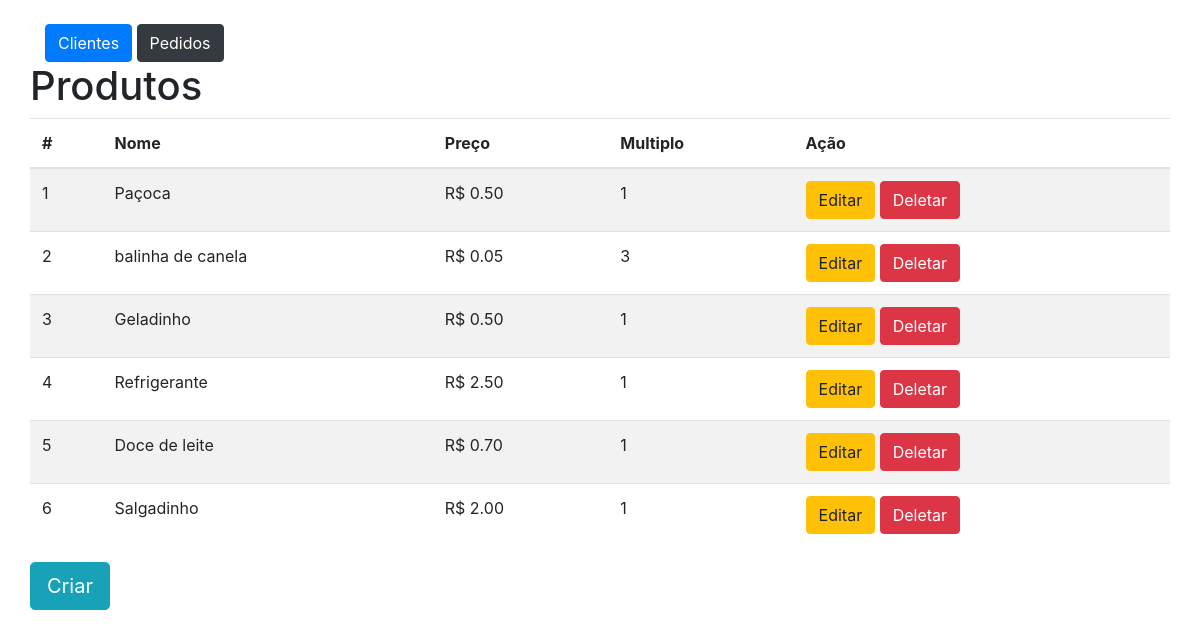
/produtospage, run on the app's committed database.
### core/models.py (models this page shows, shortened)
class Produto(models.Model):
    nome = models.CharField(max_length=100)
    preco = models.DecimalField('Preço Unitário', max_digits=8, decimal_places=2, null='True', validators=[MinValueValidator(0.01)])
    multiplo = models.IntegerField('multiplo',validators=[MinValueValidator(1)])
    '''
    class Meta:
        verbose_name = 'Produto'
        Verbose_name_plural = 'Produtos'
    '''

### core/views.py (the view)
# urls.py: path('produtospage', ProdutoView.as_view(), name='produtos_page'),
class ProdutoView(ListView):
    models = Produto
    template_name = 'produtos.html'
    queryset = Produto.objects.all()
    context_object_name = 'produtos'

### core/templates/produtos.html
{% extends 'base.html' %}
{% block content %}
     <a class="btn btn-primary text-aling-center" href="{% url 'clientes_page' %}">Clientes</a>
     <a class="btn btn-dark text-aling-center" href="{% url 'pedidos_page' %}">Pedidos</a>
     <div class="row">
         <h1>Produtos</h1>
         <table class="table table-striped">
             <thead>
                <tr>
                   <th scope="col">#</th>
                   <th scope="col">Nome</th>
                   <th scope="col">Preço</th>
                    <th scope="col">Multiplo</th>
                   <th scope="col">Ação</th>
                </tr>
             </thead>
             <tbody>
                {% for produto in produtos %}
                  <tr>
                      <td>{{ produto.id }}</td>
                      <td>{{ produto.nome }}</td>
                      <td>R$ {{ produto.preco}}</td>
                      <td> {{ produto.multiplo}}</td>
                      <td>
                          <a class="btn btn-warning" href="{% url 'update_produto' produto.pk %}">Editar</a>
                          <a class="btn btn-danger" href="{% url 'delete_produto' produto.pk %}">Deletar</a>
                      </td>
                  </tr>
                {% endfor %}
             </tbody>
         </table>
         <a class="btn btn-info text-aling-center btn-lg" href="{% url 'add_produto' %}">Criar</a>
     </div>
{% endblock %}

### core/templates/base.html (shortened to what this page needs)
{% load bootstrap4 %}
<!DOCTYPE html>
<html lang="pt-br">
<head>
    {% bootstrap_css %}
</head>
<body>
   <div class="container">
       {% block content %}{% endblock %}
   </div>
</body>
</html>

### data on the page
Produto: id "1", nome "Paçoca", preco "0.50", multiplo "1"
Produto: id "2", nome "balinha de canela", preco "0.05", multiplo "3"
Produto: id "3", nome "Geladinho", preco "0.50", multiplo "1"
Produto: id "4", nome "Refrigerante", preco "2.50", multiplo "1"
Produto: id "5", nome "Doce de leite", preco "0.70", multiplo "1"
Produto: id "6", nome "Salgadinho", preco "2.00", multiplo "1"
